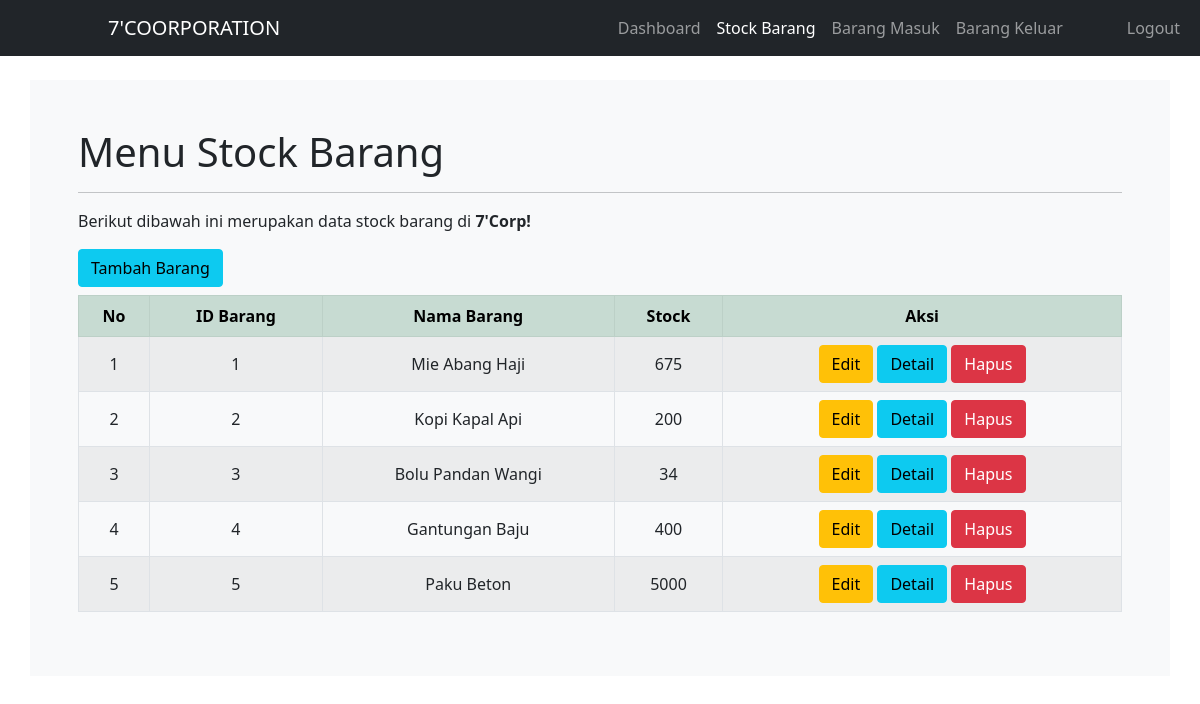
/stock_tampil.php (signed in), run on the app's committed database.
### tables this page shows
CREATE TABLE `stock` (
  `id_barang` int(11) NOT NULL,
  `nama_barang` varchar(30) NOT NULL,
  `deskripsi` varchar(50) NOT NULL,
  `unit` int(11) NOT NULL
);

### stock_tampil.php (the view, shortened to what this page needs)
<!DOCTYPE html>
<html lang="en">
<head>
	<link href="https://cdn.jsdelivr.net/npm/bootstrap@5.0.0/dist/css/bootstrap.min.css" rel="stylesheet">
	<link rel="stylesheet" href="css/bootstrap.min.css">
</head>
<body>
	<nav class="navbar navbar-expand-lg navbar-dark bg-dark">
		<div class="container-fluid">
			<a class="navbar-brand ms-5 ps-5" href="#">7'COORPORATION</a>
			<div class="collapse navbar-collapse" id="navbarNav">
				<ul class="navbar-nav ms-auto mb-2 mb-lg-0">
					<?php
		            if($_SESSION['level'] == "admin" ) { ?>
    					<li class="nav-item">
    						<a class="nav-link" aria-current="page" href="index.php">Dashboard</a>
    					</li>
    					<li class="nav-item">
    						<a class="nav-link active" href="stock_tampil.php">Stock Barang</a>
    					</li>
    					<li class="nav-item">
    						<a class="nav-link" href="masuk_tampil.php">Barang Masuk</a>
    					</li>
    					<li class="nav-item">
    						<a class="nav-link" href="keluar_tampil.php">Barang Keluar</a>
    					</li>
						<li class="nav-item ms-md-5">
						<a class="nav-link" href="logout.php"> Logout</a>
						</li>
					<?php
					}
					?>
				</ul>
			</div>
		</div>
	</nav>
	<div class="container-xl mt-4 p-5  bg-light">
	  <h1 align="left mb-2"b >Menu Stock Barang</h1><hr>
	   <p>Berikut dibawah ini merupakan data stock barang di <b>7'Corp!</b></p>
	   <?php
	   if($_SESSION['level'] != "mahasiswa") {
	   	echo "
		<h4>
			<a href='stock_tambah.php' class='btn btn-info'>Tambah Barang</a>
		</h4>";
		}
	   ?>
		<div class="table-responsive text-center">
		<table class="table table-striped table-bordered table-hover align-middle">
			<head>
				<tr class="table-success">
					<th>No</th>
					<th>ID Barang</th>
					<th>Nama Barang</th>
					<th>Stock</th>
					<?php
				   if($_SESSION['level'] != "mahasiswa") echo "<th>Aksi</th>";
				   ?>
				</tr>
			</head>
			<tbody>
				<?php
				include("koneksi.php");
				$no = 0;
				$data = mysqli_query($koneksi, "SELECT * FROM stock");
				while($baris=mysqli_fetch_array($data)){
				$no++;
				?>
				<tr>
					<td><?= $no ?></td>
					<td><?=$baris['id_barang']?></td>
					<td><?=$baris['nama_barang']?></td>
					<td><?=$baris['unit']?></td>
						<?php
				            if($_SESSION['level'] == "admin" ) { ?>
							<td>
								<a href="stock_edit.php?id_barang=<?= $baris['id_barang']; ?>" class="btn btn-warning">Edit</a>
								<a href="stock_detail.php?id_barang=<?= $baris['id_barang']; ?>" class="btn btn-info">Detail</a>
								<a href="stock_hapus.php?id_barang=<?= $baris['id_barang']; ?>" class="btn btn-danger">Hapus</a>
							</td>
						<?php
			            }
			            elseif($_SESSION['level'] == "karyawan") {
			            ?>
				            <td>
					            <a href="stock_detail.php?id_barang=<?= $baris['id_barang']; ?>" class="btn btn-info">Detail</a>
					        </td>
			            <?php
				        }
				        ?>
				<?php
				}
				?>
			</tbody>
		</table>
		</div>
	</div>
</body>
</html>

### data on the page
stock: id_barang "1", nama_barang "Mie Abang Haji", unit "675"
stock: id_barang "2", nama_barang "Kopi Kapal Api", unit "200"
stock: id_barang "3", nama_barang "Bolu Pandan Wangi", unit "34"
stock: id_barang "4", nama_barang "Gantungan Baju", unit "400"
stock: id_barang "5", nama_barang "Paku Beton", unit "5000"
